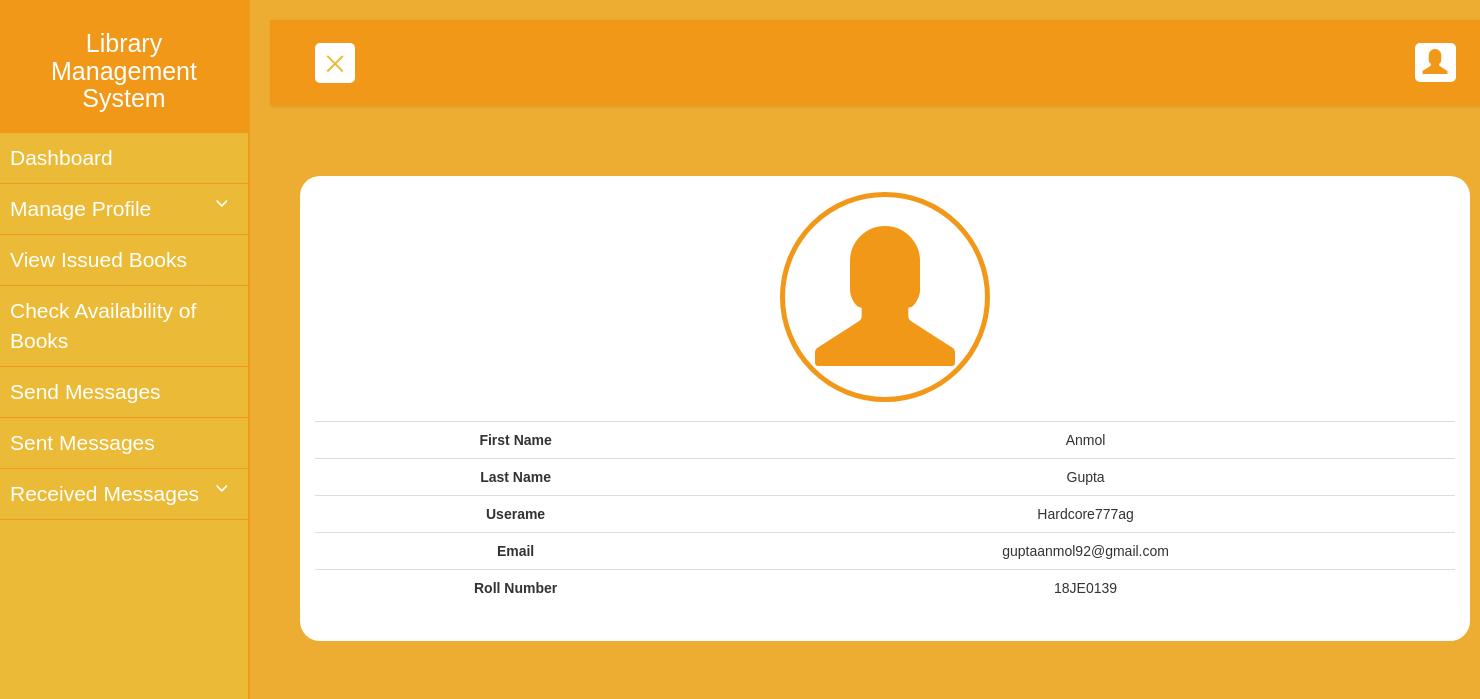
/vprofs.php (signed in), run on the app's committed database.
### tables this page shows
CREATE TABLE `students` (
  `id` int(11) NOT NULL,
  `fname` varchar(255) NOT NULL,
  `lname` varchar(255) NOT NULL,
  `name` varchar(255) NOT NULL,
  `password` varchar(255) NOT NULL,
  `email` varchar(255) NOT NULL,
  `roll` varchar(255) NOT NULL,
  `status` varchar(255) NOT NULL
);

### vprofs.php (the view)
<?php
include('headers.php');
$sql="SELECT * FROM students WHERE name='".$_SESSION['user']."'";
$res=mysqli_query($conn,$sql);
$row=mysqli_fetch_assoc($res);
?>
<div class="container-fluid slide" style="padding: 30px">
	<div class="container text-center" style="padding: 15px;background-color: white;border-radius: 20px;">
		<span class="glyphicon glyphicon-user" style="color:#f29818;font-size: 10em;border: 5px solid #f29818;padding: 30px;border-radius: 3em; "></span>
		<br>
		<br>
		<table class="table">
		<tr>
			<td><b>First Name</b></td><td><?php echo $row['fname'];  ?></td>
		</tr>
		<tr>
			<td><b>Last Name</b></td><td><?php echo $row['lname'];  ?></td>
		</tr>
		<tr>
			<td><b>Userame</b></td><td><?php echo $row['name'];  ?></td>
		</tr>
		<tr>
			<td><b>Email</b></td><td><?php echo $row['email'];  ?></td>
		</tr>
		<tr>
			<td><b>Roll Number</b></td><td><?php echo $row['roll'];  ?></td>
		</tr>
		</table>
	</div>
</div>
<?php
include('footers.php');
?>

### headers.php (style rules this page uses)
body { font-family: 'Poppins', sans-serif; background: #edac32; }
.table { background-color: white; padding: 30px; border-radius: 15px; transition: 0.5s; }
.slide { animation-name: slide; -webkit-animation-name: slide; animation-duration: 1s; -webkit-animation-duration: 1s; visibility: visible; }

### data on the page
students: fname "Anmol", lname "Gupta", name "Hardcore777ag", email "guptaanmol92@gmail.com", roll "18JE0139"
